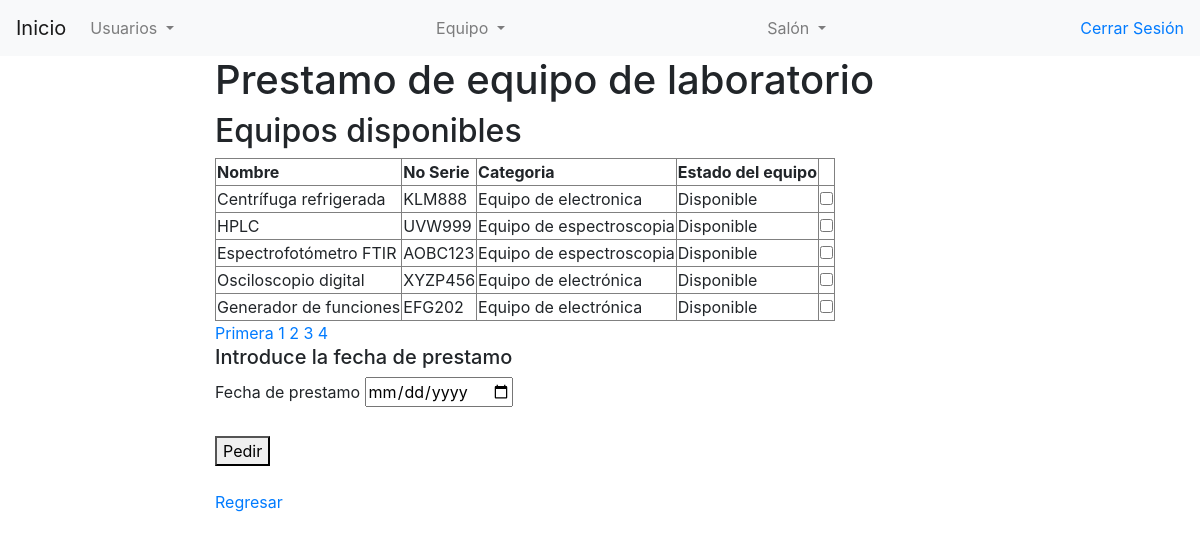
The page /equipo/prestamo_equipo.php?pagina=4 (signed in) on the database as committed earlier.
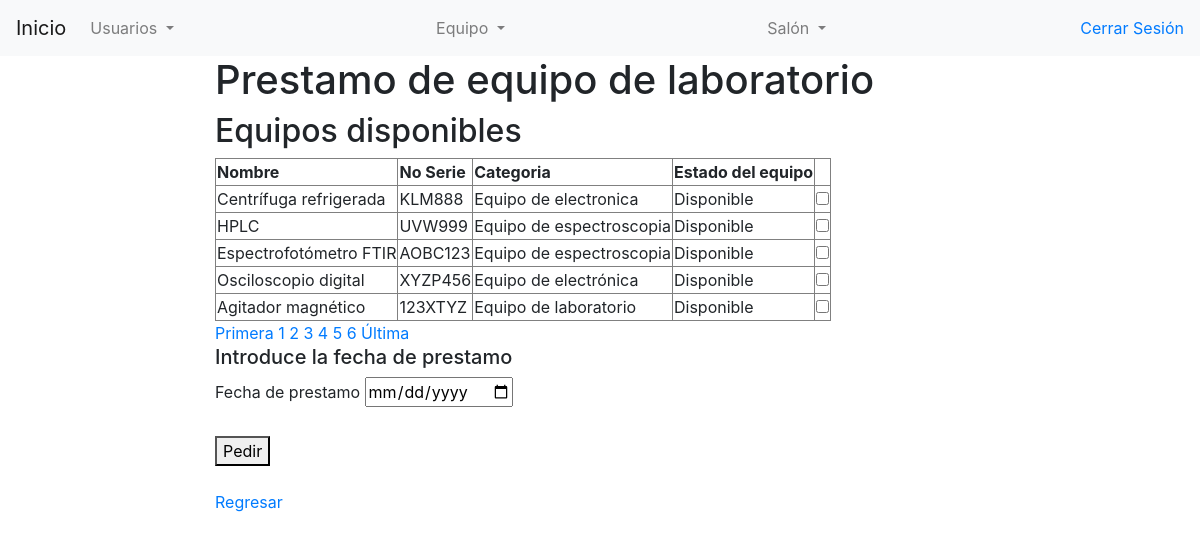
The same page on the database as committed later.
### tables this page shows
CREATE TABLE equipo (
    Equipo_id INT NOT NULL AUTO_INCREMENT,
    Estado_Equipo CHAR(50) NOT NULL,
    Categoria CHAR(50) NOT NULL,
    Salon_id INT NULL,
    No_Serie CHAR(100) UNIQUE NOT NULL,
    Nombre CHAR(120) NOT NULL,
    FechaDeCompra CHAR(50) NOT NULL,
    PRIMARY KEY (Equipo_id),
    FOREIGN KEY (Salon_id) REFERENCES salon (Salon_id) 
);

### impl/daoEquipoImpl.php (called while the page is built, shortened)
<?php
require_once("../entidades/Equipo.php");
class daoEquipoImpl implements daoEquipo {
    private $conexion;
    public function __construct($host, $usuario, $contrasena, $base_de_datos) {
        $this->conexion = new mysqli($host, $usuario, $contrasena, $base_de_datos);
    }
    public function getTodosEquipos() {
        $equipos = array();
        $query = "SELECT * FROM equipo";
        $result = $this->conexion->query($query);
        if ($result) {
            while ($row = $result->fetch_assoc()) {
                $equipos[] = new Equipo(
                    $row['Equipo_id'],
                    $row['Estado_Equipo'],
                    $row['Categoria'],
                    $row['Salon_id'],
                    $row['No_Serie'],
                    $row['Nombre'],
                    $row['FechaDeCompra']);
            }
        }
        return $equipos;
    }
}
?>

### entidades/Equipo.php (called while the page is built, shortened)
<?php
class Equipo {
    private $equipoId;
    private $serie;
    private $nombre;
    private $categoria;
    private $estadoE;
    public function __construct($equipoId, $estadoE, $categoria, $salon, $serie, $nombre, $fechaCompra) {
        $this->equipoId = $equipoId;
        $this->serie = $serie;
        $this->nombre = $nombre;
        $this->categoria = $categoria;
        $this->estadoE = $estadoE;
    }
    public function getSerie() {
        return $this->serie;
    }
    public function getEquipoId() {
        return $this->equipoId;
    }
    public function getNombre() {
        return $this->nombre;
    }
    public function getCategoria() {
        return $this->categoria;
    }
    public function getEstadoE() {
        return $this->estadoE;
    }
}
?>

### equipo/prestamo_equipo.php (the view, shortened to what this page needs)
<!DOCTYPE html>
<html lang="en">
<head>
    <link rel="stylesheet" href="https://cdnjs.cloudflare.com/ajax/libs/animate.css/4.1.1/animate.min.css"/>
    <link rel="stylesheet" href="https://cdn.jsdelivr.net/npm/bootstrap@4.0.0/dist/css/bootstrap.min.css">
</head>
<body>
    <nav class="navbar navbar-expand-lg navbar-light bg-light">
        <a class="navbar-brand" href="../index.php">Inicio</a>
        <div class="collapse navbar-collapse" id="navbarSupportedContent">
            <ul class="navbar-nav mr-auto">
                <li class="nav-item dropdown">
                    <a class="nav-link dropdown-toggle" href="#" id="navbarDropdown" role="button" data-toggle="dropdown" aria-haspopup="true" aria-expanded="false">
                    Usuarios
                    </a>
                </li>
            </ul>
        </div>
        <div class="collapse navbar-collapse" id="navbarSupportedContent">
            <ul class="navbar-nav mr-auto">
                <li class="nav-item dropdown">
                    <a class="nav-link dropdown-toggle" href="#" id="navbarDropdown" role="button" data-toggle="dropdown" aria-haspopup="true" aria-expanded="false">
                    Equipo
                    </a>
                </li>
            </ul>
        </div>
        <div class="collapse navbar-collapse" id="navbarSupportedContent">
            <ul class="navbar-nav mr-auto">
                <li class="nav-item dropdown">
                    <a class="nav-link dropdown-toggle" href="#" id="navbarDropdown" role="button" data-toggle="dropdown" aria-haspopup="true" aria-expanded="false">
                    Salón
                    </a>
                </li>
            </ul>
        </div>
        <a href="../cerrar_sesion.php">Cerrar Sesión</a>
    </nav>
    <div class="container-fluid text-center">
        <div class="row content">
            <div class="col-sm-2 sidenav">
            </div>
            <div class="col-sm-8 text-left">
                <h1 class="animate__animated animate__bounce">Prestamo de equipo de laboratorio</h1>
                <h2>Equipos disponibles</h2>
                <?php
                require_once('../entidades/Equipo.php');
                require_once('../impl/daoEquipoImpl.php');
                $equipoDAO = new daoEquipoImpl("localhost", "root", "", "InventarioLab");
                $equipos = $equipoDAO->getTodosEquipos();
                $registro_por_pagina = 5;
            $pagina = isset($_GET["pagina"]) ? $_GET["pagina"] : 1;
            $start_from = ($pagina - 1) * $registro_por_pagina;
            $equipos_disponibles = array_filter($equipos, function($equipo) {
                return $equipo->getEstadoE() === "Disponible";
            });
            $equipos_pagina = array_slice($equipos_disponibles, $start_from, $registro_por_pagina);
            if (!empty($equipos_pagina)) {
                echo '<table border="1">';
                echo '<tr><th>Nombre</th><th>No Serie</th><th>Categoria</th><th>Estado del equipo</th></tr>';
                foreach ($equipos_pagina as $equipo) {
                    echo '<tr>';
                    echo '<td>' . $equipo->getNombre() . '</td>';
                    echo '<td>' . $equipo->getSerie() . '</td>';
                    echo '<td>' . $equipo->getCategoria() . '</td>';
                    echo '<td>' . $equipo->getEstadoE() . '</td>';
                    $id = $equipo->getEquipoId();
                    echo "<td><input type='checkbox' name='opciones[]' id='$id' value='$id'><br>";
                    echo '</tr>';
                }
                echo '</table>';
                $total_records = count($equipos_disponibles);
                $total_pages = ceil($total_records / $registro_por_pagina);
                if ($total_pages > 1) {
                    echo "<div>";
                    if ($pagina > 1) {
                        echo "<a class='pagina' href='prestamo_equipo.php?pagina=1'>Primera </a>";
                    }
                    for ($i = 1; $i <= $total_pages; $i++) {
                        echo "<a class='pagina' href='prestamo_equipo.php?pagina=$i'>$i </a>";
                    }
                    if ($pagina < $total_pages) {
                        echo "<a class='pagina' href='prestamo_equipo.php?pagina=$total_pages'>Última</a>";
                    }
                    echo "</div>";
                }
            } else {
                echo '<p>No se encontraron equipos disponibles en la base de datos.</p>';
            }
                ?>
                <form method="post" action="pedir.php">
                    <h5>Introduce la fecha de prestamo</h5>
                    <label for="fechaPrestamo">Fecha de prestamo</label>
                    <input type="date" id="fechaPrestamo" name="fechaPrestamo" required min="<?php echo date('Y-m-d'); ?>"><br><br>
                    <button type="submit" name="pedir" value="pedir">Pedir</button>
                </form>
                <br>
                <a href=../flujo_ventanas.php>Regresar</a>
            </div>
            <div class="col-sm-2 sidenav">
            </div>
        </div>
    </div>
</body>
</html>

Rows that differ between the two databases and show on the page:
changed equipo: Nombre "Generador de funciones" → "Agitador magnético"; No_Serie "EFG202" → "123XTYZ"; Categoria "Equipo de electrónica" → "Equipo de laboratorio"
Other text that changed with them:
new list line: "5"
new list line: "6"
text now shown: "Última"
